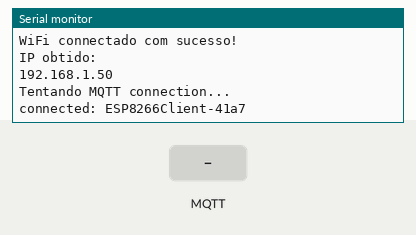
Simulated run of this sketch. Board: ESP8266 (NodeMCU). On the bench: the last lines printed to the serial monitor. The test bench sets the inputs (shaded band). WiFi joins after 1.5 s; servers stay silent unless stated; random numbers use the default seed unless the sketch sets one; no MQTT or app messages arrive unless stated.

Above: at 3.7 s.
3.8 s: MQTT message "1" arrives on the first subscribed topic
At 4.5 s:
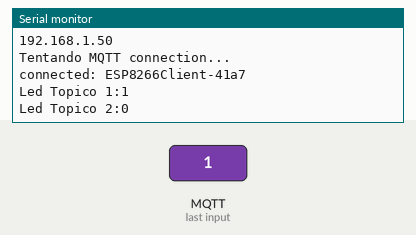
5.3 s: MQTT message "0" arrives on the first subscribed topic
At 5.7 s:
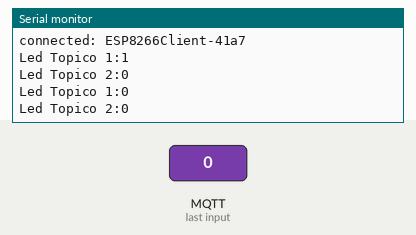

Measured:
- after the input at 3.8 s, the serial monitor: prints a new line at once (image 1)
- after the input at 5.3 s, the serial monitor: prints a new line at once (image 2)

The sketch:

MQTTcomESP8266.ino
```cpp
#include "config.h"
#include "wifi_init.h"
#include "mqtt_init.h"

void setup() {
  Serial.begin(115200);
  delay(10);
  if (conectaWiFi()){
     iniciaMQTT();

  }
}

void loop() {
  if (WiFi.status() == WL_CONNECTED){
      if (!MQTTClient.connected()) {
        connectaClienteMQTT();
      }

      MQTTClient.loop();
  }else{
     if (conectaWiFi()){
     iniciaMQTT();
     }

  }
}
```

mqtt_init.h
```cpp
#include <PubSubClient.h> //Importa biblioteca MQTT
#include "topic_init.h"

//constantes e variÃ¡veis globais
PubSubClient MQTTClient(wifiClient);


//prototypes

void connectaClienteMQTT(void);
void iniciaMQTT(void);
void mqtt_callback(char* topic, byte* payload, unsigned int length);
String mensagem(byte* payload, unsigned int length);
void trataTopico(char* topic, String msg);

//
//FunÃ§Ã£o: conectando ao servidor por MQTT
//ParÃ¢metros: nenhum
//Retorno: nenhum
void connectaClienteMQTT(void) {
  // Espera atÃ© estar conectado ao servidor
  while (!MQTTClient.connected()) {
    Serial.println("Tentando MQTT connection...");

    // Tentativa de conexÃ£o
    String clientId = "ESP8266Client-";
    clientId += String(random(0xffff), HEX);
    if( MQTTClient.connect(clientId.c_str(), MQTT_USER, MQTT_PASS )) {
      Serial.println("connected: "+clientId);
      MQTTClient.subscribe(TOPICOLAMP1);
      MQTTClient.subscribe(TOPICOLAMP2);
    } else {
      Serial.print("failed, rc=");
      Serial.print(MQTTClient.state());
      Serial.println(" try again in 5 seconds");
      // Espera 2 segundo e tenta novamente
      delay(5000);
    }
  }
}

//FunÃ§Ã£o: inicializa parÃ¢metros de conexÃ£o clienteMQTT(endereÃ§o do
//        broker, porta e seta funÃ§Ã£o de callback)
//ParÃ¢metros: nenhum
//Retorno: nenhum
void iniciaMQTT(void){
  MQTTClient.setServer(MQTT_SERVER, PORTA);
  MQTTClient.setCallback(mqtt_callback);
}

String mensagem(byte* payload, unsigned int length){

  String msg;

  //obtem a string do payload recebido
  for(int i = 0; i < length; i++)
  {
     char c = (char)payload[i];
     msg += c;
  }
  return msg;
}


//FunÃ§Ã£o: funÃ§Ã£o de callback
//        esta funÃ§Ã£o Ã© chamada toda vez que uma informaÃ§Ã£o de
//        um dos tÃ³picos subescritos chega)
//ParÃ¢metros: nenhum
//Retorno: nenhum
void mqtt_callback(char* topic, byte* payload, unsigned int length)
{
    String msg = mensagem(payload,length);

    trataTopico(topic,msg);

}
```

topic_init.h
```cpp
#include "gpio_init.h"
#define TOPICOLAMP1 "/quarto/lampada/lampada1"
int staTop1 = LOW;
#define TOPICOLAMP2 "/quarto/lampada/lampada2"
int staTop2 = LOW;

//
//FunÃ§Ã£o: Trata o valor do Topico
//ParÃ¢metros: nenhum
//Retorno: nenhum
void trataTopico(char* topic,String msg){


    if (strcmp(topic,TOPICOLAMP1)==0){
      if(msg.equals("1")){
        staLed1 = HIGH;
      }
      if(msg.equals("0")){
        staLed1 = LOW;
      }
    }

    if (strcmp(topic,TOPICOLAMP2)==0){
      if(msg.equals("1")){
        staLed2 = HIGH;
      }
      if(msg.equals("0")){
        staLed2 = LOW;
      }
    }


    Serial.print("Led Topico 1:");
    Serial.println(staLed1);

    Serial.print("Led Topico 2:");
    Serial.println(staLed2);


    digitalWrite(ledTop1, staLed1);
    digitalWrite(ledTop2, staLed2);
    digitalWrite(releTop2,staTop2);

}
```

wifi_init.h
```cpp
#include <ESP8266WiFi.h>  //essa biblioteca jÃ¡ vem com a IDE. Portanto, nÃ£o Ã© preciso baixar nenhuma biblioteca adicional

//constantes e variÃ¡veis globais
WiFiClient wifiClient;

//prototypes
boolean conectaWiFi(void);


//FunÃ§Ã£o: faz a conexÃ£o WiFI
//ParÃ¢metros: nenhum
//Retorno: nenhum
boolean conectaWiFi(void)
{

    wifiClient.stop();

    delay(500);
    Serial.println("Conectando-se Ã  rede WiFi...");
    Serial.println();

    WiFi.begin(SSID_REDE, SENHA_REDE);

    int contDelay = 0;
    while ((WiFi.status() != WL_CONNECTED) && (contDelay < 60) )
    {
        delay(1000);
        Serial.print(".");
        contDelay++;

    }

    if(WiFi.status() != WL_CONNECTED){
       Serial.println("");
       Serial.println("WiFi nÃ£o connectado");
       return false;
    }

    Serial.println("");
    Serial.println("WiFi connectado com sucesso!");
    Serial.println("IP obtido: ");
    Serial.println(WiFi.localIP());


    return true;
}
```

config.h
```cpp
//defines
#define SSID_REDE     "saeg2019"  //coloque aqui o nome da rede que se deseja conectar
#define SENHA_REDE    "semsenha"  //coloque aqui a senha da rede que se deseja conectar

#define MQTT_SERVER "iotsaeg.nc2.iff.edu.br"
#define MQTT_USER   "saeg"
#define MQTT_PASS   "semsenha"
#define PORTA   1883
```

gpio_init.h
```cpp
#define ledTop1 D4 // Led digital 2
int staLed1 = LOW;

#define ledTop2 D5 // Led digital 5
int staLed2 = LOW;

#define releTop2 D7 // Rele digital 7
#define inteTop2 D6 // Interuptor digital 6


void iniciaGPIO(void){

  pinMode(ledTop1, OUTPUT);
  digitalWrite(ledTop1, LOW);

  pinMode(ledTop2, OUTPUT);
  digitalWrite(ledTop2, LOW);

  pinMode(releTop2,OUTPUT);
  digitalWrite(releTop2,LOW);

  pinMode(inteTop2,INPUT);

}
```
